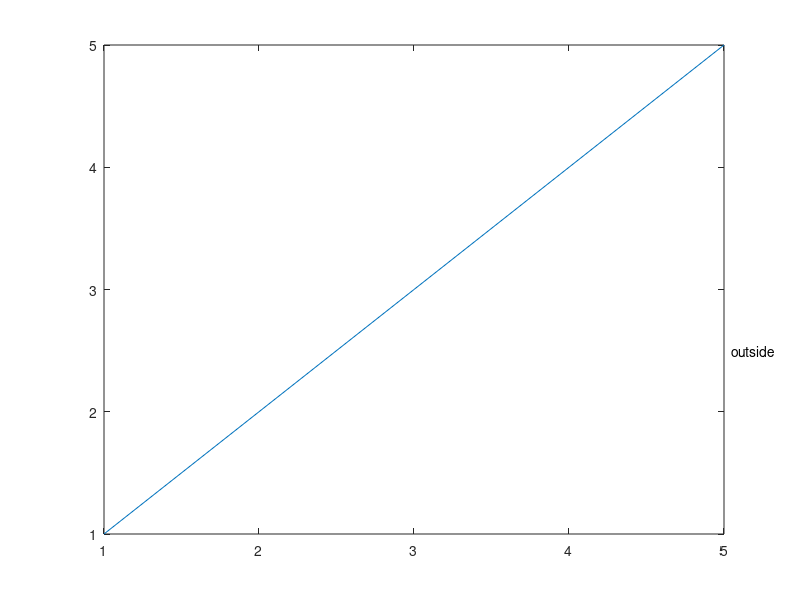

Source code (MATLAB):
% C = hadamard(20);
% pcolor(C)


% figure;
% plot(rand(5, 1))
% annotation('textbox', [0.5, 0.1, 0, 0], 'string', 'My Text')



plot(1:5);
text(5.05, 2.5, 'outside', 'clipping', 'off');


